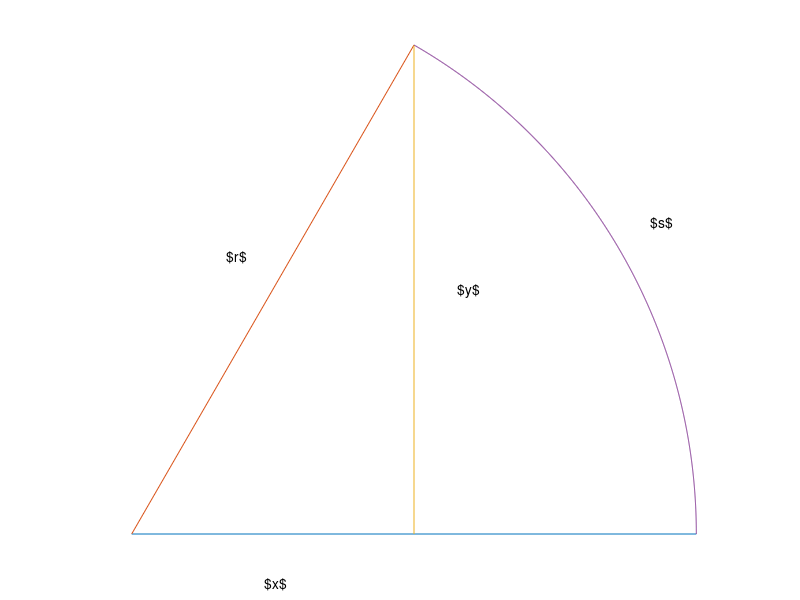

This chart was generated by the following MATLAB code: (Note: this script raises an error after producing the figure.)
% =============================================================================
% Copyright © 2026 Fredrik Bierich
%
% This file is licensed under the Creative Commons Attribution-NonCommercial-
% ShareAlike 4.0 International License (CC BY-NC-SA 4.0).
%
% You are free to share and adapt this material for non-commercial purposes,
% provided you give appropriate credit and distribute your contributions under
% the same license. Commercial use and sale are strictly prohibited.
%
% For commercial licensing inquiries, please contact: fredrik.bierich@gmail.com
% =============================================================================
function main()
    m = 10;
    n = 2 ^ m + 1;
    cos = @(r, s) r .* builtin('cos', s ./ r);
    acos = @(r, x) r .* builtin('acos', x ./ r);
    sin = @(r, s) r .* builtin('sin', s ./ r);
    circularsectorfigure();
    circularsectorsequencefigure();
    simpleharmonicmotionfigure();
    uniformcircularmotionfigure();
    function circularsectorfigure()
        f = figure('Visible', 'off');
        ax = axes(f);
        circularsector(ax, [0; 0], 1, 0, 1.0472);
        axis(ax, 'equal', 'off');
        text(ax, 0.1675, 0.49, '$r$');
        text(ax, 0.9185, 0.5506, '$s$');
        text(ax, 0.235, -0.0877, '$x$');
        text(ax, 0.5775, 0.431, '$y$');
        print2tex(f, 'circular_sector.tex');
        close(f);
    end
    function circularsectorsequencefigure()
        O = [0; 0];
        r = 1;
        s1 = 0;
        s2 = 1.0472;
        f = figure('Visible', 'off');
        ax = axes(f, 'NextPlot', 'add');
        [pl, ~] = circularsector(ax, O, r, s1, s2);
        plot(ax, pl(1, [1, end]), pl(2, [1, end]));
        axis(ax, 'equal', 'off');
        text(ax, -0.08, -0.0877, '$O$');
        text(ax, 0.489, 0.947, '$R$');
        t1 = text(ax, 1.0415, -0.0877, '$S_0$');
        t2 = text(ax, 0.4835, -0.0877, '$X_0$');
        print2tex(f, 'circular_sector_sequence_base_case.tex');
        mid = (1 + size(pl, 2)) / 2;
        plot(ax, [O(1), pl(1, mid)], [O(2), pl(2, mid)]);
        plot(ax, pl(1, [mid, 1]), pl(2, [mid, 1]));
        plot(ax, pl(1, [mid, end]), pl(2, [mid, end]));
        set(t1, 'string', '$S_{n-1}$');
        set(t2, 'string', '$X_{n-1}$');
        text(ax, 0.9185, 0.5506, '$S_n$');
        text(ax, 0.689, 0.3031, '$X_n$');
        print2tex(f, 'circular_sector_sequence_recursive_step.tex');
        close(f);
    end
    function simpleharmonicmotionfigure()
        f = figure('Visible', 'off');
        ax = axes(f, 'NextPlot', 'add');
        [~, proj_pl_end_pl_1] = circularsector(ax, [0; 0], 1, 0, 1.0472, 'LineStyle', '--');
        fillcircle(ax, proj_pl_end_pl_1, 0.03);
        axis(ax, 'equal', 'off');
        text(ax, 0.1675, 0.49, '$r$');
        text(ax, 0.9185, 0.5506, '$s = \omega t$');
        text(ax, 0.235, -0.0877, '$x$');
        print2tex(f, 'simple_harmonic_motion.tex');
        close(f);
    end
    function uniformcircularmotionfigure()
        O = [0; 0];
        r = 1;
        s1 = 0;
        s2 = 1.0472;
        circleRadius = 0.03;
        arrowHeadWidth = 0.025;
        arrowHeadLength = 3 * arrowHeadWidth;
        f = figure('Visible', 'off');
        ax = axes(f, 'NextPlot', 'add');
        [pl, ~] = circularsector(ax, O, r, s1, s2);
        fillcircle(ax, pl(:, end), circleRadius);
        axis(ax, 'equal', 'off');
        text(ax, 0.1675, 0.49, '$r$');
        text(ax, 0.9185, 0.5506, '$s$');
        text(ax, 0.235, -0.0877, '$x$');
        text(ax, 0.5775, 0.431, '$y$');
        print2tex(f, 'uniform_circular_motion.tex');
        close(f);
        f = figure('Visible', 'off');
        ax = axes(f, 'NextPlot', 'add');
        [pl, proj_pl_end_pl_1] = circularsector(ax, O, r, s1, s2);
        fillcircle(ax, pl(:, end), circleRadius);
        arrow(O, proj_pl_end_pl_1);
        arrow(proj_pl_end_pl_1, pl(:, end) - circleRadius * normalize(pl(:, end) - proj_pl_end_pl_1, "norm", 2));
        arrow(O, pl(:, end) - circleRadius * normalize(pl(:, end) - O, "norm", 2));
        axis(ax, 'equal', 'off');
        text(ax, 0.1675, 0.49, '$\vec{r}$');
        text(ax, 0.235, -0.0877, '$\vec{r}_x$');
        text(ax, 0.5775, 0.431, '$\vec{r}_y$');
        print2tex(f, 'uniform_circular_motion_position_vector_diagram.tex');
        close(f);
        function arrow(p1, p2, varargin)
            nextPlot = get(ax, 'NextPlot');
            cleanupObj = onCleanup(@() set(ax, 'NextPlot', nextPlot));
            set(ax, 'NextPlot', 'add');
            ip = inputParser();
            addOptional(ip, 'Color', [0, 0, 0]);
            parse(ip, varargin{:});
            color = ip.Results.Color;
            dp = p2 - p1;
            dpnorm = norm(dp);
            assert(dpnorm > arrowHeadLength);
            R = [dp(1), -dp(2); dp(2), dp(1)] / dpnorm;
            q1 = p2 - R(:, 1) * arrowHeadLength;
            plot(ax, [p1(1), q1(1)], [p1(2), q1(2)], 'Color', color);
            q2 = p2 - R * [arrowHeadLength, arrowHeadLength; [arrowHeadWidth, -arrowHeadWidth] / 2];
            patch(ax, 'XData', [q2(1, :), p2(1)], 'YData', [q2(2, :), p2(2)], 'EdgeColor', color, 'FaceColor', color);
      end
    end
    function [pl, proj_pl_end_pl_1] = circularsector(ax, O, r, s1, s2, varargin)
        nextPlot = get(ax, 'NextPlot');
        cleanupObj = onCleanup(@() set(ax, 'NextPlot', nextPlot));
        set(ax, 'NextPlot', 'add');
        ip = inputParser();
        addParameter(ip, 'LineStyle', '-');
        parse(ip, varargin{:});
        lineStyle = ip.Results.LineStyle;
        l = linspace(s1, s2, n);
        pl = O + [cos(r, l); sin(r, l)];
        pl_vec = pl - O;
        pl_vec_dot_pl_vec_1 = pl_vec' * pl_vec(:, 1);
        assert(all(pl_vec_dot_pl_vec_1 > 0));
        proj_pl_end_pl_1 = O + pl_vec(:, 1) * (pl_vec_dot_pl_vec_1(end) / pl_vec_dot_pl_vec_1(1));
        plot(ax, [O(1), pl(1, 1)], [O(2), pl(2, 1)]);
        plot(ax, [O(1), pl(1, end)], [O(2), pl(2, end)]);
        plot(ax, [proj_pl_end_pl_1(1), pl(1, end)], [proj_pl_end_pl_1(2), pl(2, end)], lineStyle);
        plot(ax, pl(1, :), pl(2, :));
    end
    function fillcircle(ax, p, r, varargin)
        ip = inputParser();
        addOptional(ip, 'Color', 'k');
        parse(ip, varargin{:});
        color = ip.Results.Color;
        l = linspace(0, 2 * acos(r, -r), n);
        fill(ax, p(1) + cos(r, l), p(2) + sin(r, l), color);
    end
end
